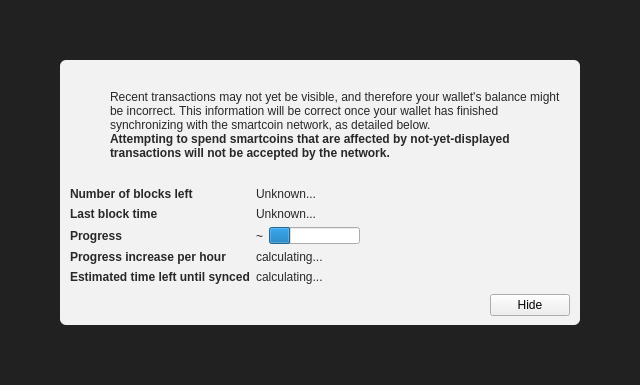
<?xml version="1.0" encoding="UTF-8"?>
<ui version="4.0">
 <class>ModalOverlay</class>
 <widget class="ModalOverlay" name="ModalOverlay">
  <property name="geometry">
   <rect>
    <x>0</x>
    <y>0</y>
    <width>640</width>
    <height>385</height>
   </rect>
  </property>
  <property name="windowTitle">
   <string>Form</string>
  </property>
  <layout class="QVBoxLayout" name="verticalLayout" stretch="0">
   <property name="sizeConstraint">
    <enum>QLayout::SetDefaultConstraint</enum>
   </property>
   <property name="leftMargin">
    <number>0</number>
   </property>
   <property name="topMargin">
    <number>0</number>
   </property>
   <property name="rightMargin">
    <number>0</number>
   </property>
   <property name="bottomMargin">
    <number>0</number>
   </property>
   <item>
    <widget class="QWidget" name="bgWidget" native="true">
     <property name="styleSheet">
      <string notr="true">#bgWidget { background: rgba(0,0,0,220); }</string>
     </property>
     <layout class="QVBoxLayout" name="verticalLayoutMain" stretch="1">
      <property name="leftMargin">
       <number>60</number>
      </property>
      <property name="topMargin">
       <number>60</number>
      </property>
      <property name="rightMargin">
       <number>60</number>
      </property>
      <property name="bottomMargin">
       <number>60</number>
      </property>
      <item>
       <widget class="QWidget" name="contentWidget" native="true">
        <property name="styleSheet">
         <string notr="true">#contentWidget { background: rgba(255,255,255,240); border-radius: 6px; }

QLabel { color: rgb(40,40,40);  }</string>
        </property>
        <layout class="QVBoxLayout" name="verticalLayoutSub" stretch="1,0,0,0">
         <property name="spacing">
          <number>0</number>
         </property>
         <property name="leftMargin">
          <number>10</number>
         </property>
         <property name="topMargin">
          <number>10</number>
         </property>
         <property name="rightMargin">
          <number>10</number>
         </property>
         <property name="bottomMargin">
          <number>10</number>
         </property>
         <item>
          <layout class="QHBoxLayout" name="horizontalLayoutIconText" stretch="0,1">
           <property name="topMargin">
            <number>20</number>
           </property>
           <item>
            <layout class="QVBoxLayout" name="verticalLayoutIcon">
             <property name="leftMargin">
              <number>0</number>
             </property>
             <item>
              <widget class="QPushButton" name="warningIcon">
               <property name="enabled">
                <bool>false</bool>
               </property>
               <property name="text">
                <string/>
               </property>
               <property name="icon">
                <iconset>
                 <normaloff>:/icons/warning</normaloff>
                 <disabledoff>:/icons/warning</disabledoff>:/icons/warning</iconset>
               </property>
               <property name="iconSize">
                <size>
                 <width>48</width>
                 <height>48</height>
                </size>
               </property>
               <property name="flat">
                <bool>true</bool>
               </property>
              </widget>
             </item>
             <item>
              <spacer name="verticalSpacerWarningIcon">
               <property name="orientation">
                <enum>Qt::Vertical</enum>
               </property>
               <property name="sizeHint" stdset="0">
                <size>
                 <width>20</width>
                 <height>40</height>
                </size>
               </property>
              </spacer>
             </item>
            </layout>
           </item>
           <item>
            <layout class="QVBoxLayout" name="verticalLayoutInfoText">
             <property name="leftMargin">
              <number>0</number>
             </property>
             <property name="topMargin">
              <number>0</number>
             </property>
             <item>
              <widget class="QLabel" name="infoText">
               <property name="text">
                <string>Recent transactions may not yet be visible, and therefore your wallet's balance might be incorrect. This information will be correct once your wallet has finished synchronizing with the smartcoin network, as detailed below.</string>
               </property>
               <property name="textFormat">
                <enum>Qt::RichText</enum>
               </property>
               <property name="wordWrap">
                <bool>true</bool>
               </property>
              </widget>
             </item>
             <item>
              <widget class="QLabel" name="infoTextStrong">
               <property name="font">
                <font>
                 <weight>75</weight>
                 <bold>true</bold>
                </font>
               </property>
               <property name="text">
                <string>Attempting to spend smartcoins that are affected by not-yet-displayed transactions will not be accepted by the network.</string>
               </property>
               <property name="textFormat">
                <enum>Qt::RichText</enum>
               </property>
               <property name="wordWrap">
                <bool>true</bool>
               </property>
              </widget>
             </item>
             <item>
              <spacer name="verticalSpacerInTextSpace">
               <property name="orientation">
                <enum>Qt::Vertical</enum>
               </property>
               <property name="sizeHint" stdset="0">
                <size>
                 <width>20</width>
                 <height>40</height>
                </size>
               </property>
              </spacer>
             </item>
            </layout>
           </item>
          </layout>
         </item>
         <item>
          <spacer name="verticalSpacerAfterText">
           <property name="orientation">
            <enum>Qt::Vertical</enum>
           </property>
           <property name="sizeHint" stdset="0">
            <size>
             <width>20</width>
             <height>40</height>
            </size>
           </property>
          </spacer>
         </item>
         <item>
          <layout class="QFormLayout" name="formLayout">
           <property name="fieldGrowthPolicy">
            <enum>QFormLayout::FieldsStayAtSizeHint</enum>
           </property>
           <property name="horizontalSpacing">
            <number>6</number>
           </property>
           <property name="verticalSpacing">
            <number>6</number>
           </property>
           <property name="topMargin">
            <number>10</number>
           </property>
           <item row="0" column="0">
            <widget class="QLabel" name="labelNumberOfBlocksLeft">
             <property name="font">
              <font>
               <weight>75</weight>
               <bold>true</bold>
              </font>
             </property>
             <property name="text">
              <string>Number of blocks left</string>
             </property>
            </widget>
           </item>
           <item row="0" column="1">
            <widget class="QLabel" name="numberOfBlocksLeft">
             <property name="text">
              <string>Unknown...</string>
             </property>
            </widget>
           </item>
           <item row="1" column="0">
            <widget class="QLabel" name="labelLastBlockTime">
             <property name="font">
              <font>
               <weight>75</weight>
               <bold>true</bold>
              </font>
             </property>
             <property name="text">
              <string>Last block time</string>
             </property>
            </widget>
           </item>
           <item row="1" column="1">
            <widget class="QLabel" name="newestBlockDate">
             <property name="sizePolicy">
              <sizepolicy hsizetype="Maximum" vsizetype="Preferred">
               <horstretch>0</horstretch>
               <verstretch>0</verstretch>
              </sizepolicy>
             </property>
             <property name="text">
              <string>Unknown...</string>
             </property>
            </widget>
           </item>
           <item row="2" column="0">
            <widget class="QLabel" name="labelSyncDone">
             <property name="font">
              <font>
               <weight>75</weight>
               <bold>true</bold>
              </font>
             </property>
             <property name="text">
              <string>Progress</string>
             </property>
            </widget>
           </item>
           <item row="2" column="1">
            <layout class="QHBoxLayout" name="horizontalLayoutSync" stretch="0,1">
             <item>
              <widget class="QLabel" name="percentageProgress">
               <property name="text">
                <string notr="true">~</string>
               </property>
              </widget>
             </item>
             <item>
              <widget class="QProgressBar" name="progressBar">
               <property name="value">
                <number>24</number>
               </property>
               <property name="format">
                <string/>
               </property>
              </widget>
             </item>
            </layout>
           </item>
           <item row="4" column="0">
            <widget class="QLabel" name="labelProgressIncrease">
             <property name="font">
              <font>
               <weight>75</weight>
               <bold>true</bold>
              </font>
             </property>
             <property name="text">
              <string>Progress increase per hour</string>
             </property>
            </widget>
           </item>
           <item row="4" column="1">
            <widget class="QLabel" name="progressIncreasePerH">
             <property name="text">
              <string>calculating...</string>
             </property>
            </widget>
           </item>
           <item row="5" column="0">
            <widget class="QLabel" name="labelEstimatedTimeLeft">
             <property name="font">
              <font>
               <weight>75</weight>
               <bold>true</bold>
              </font>
             </property>
             <property name="text">
              <string>Estimated time left until synced</string>
             </property>
            </widget>
           </item>
           <item row="5" column="1">
            <widget class="QLabel" name="expectedTimeLeft">
             <property name="text">
              <string>calculating...</string>
             </property>
            </widget>
           </item>
          </layout>
         </item>
         <item>
          <layout class="QHBoxLayout" name="horizontalLayoutButtons">
           <property name="leftMargin">
            <number>10</number>
           </property>
           <property name="topMargin">
            <number>10</number>
           </property>
           <item>
            <spacer name="horizontalSpacer">
             <property name="orientation">
              <enum>Qt::Horizontal</enum>
             </property>
             <property name="sizeHint" stdset="0">
              <size>
               <width>40</width>
               <height>20</height>
              </size>
             </property>
            </spacer>
           </item>
           <item>
            <widget class="QPushButton" name="closeButton">
             <property name="text">
              <string>Hide</string>
             </property>
            </widget>
           </item>
          </layout>
         </item>
        </layout>
       </widget>
      </item>
     </layout>
    </widget>
   </item>
  </layout>
 </widget>
 <customwidgets>
  <customwidget>
   <class>ModalOverlay</class>
   <extends>QWidget</extends>
   <header>qt/modaloverlay.h</header>
   <container>1</container>
  </customwidget>
 </customwidgets>
 <resources/>
 <connections/>
</ui>
